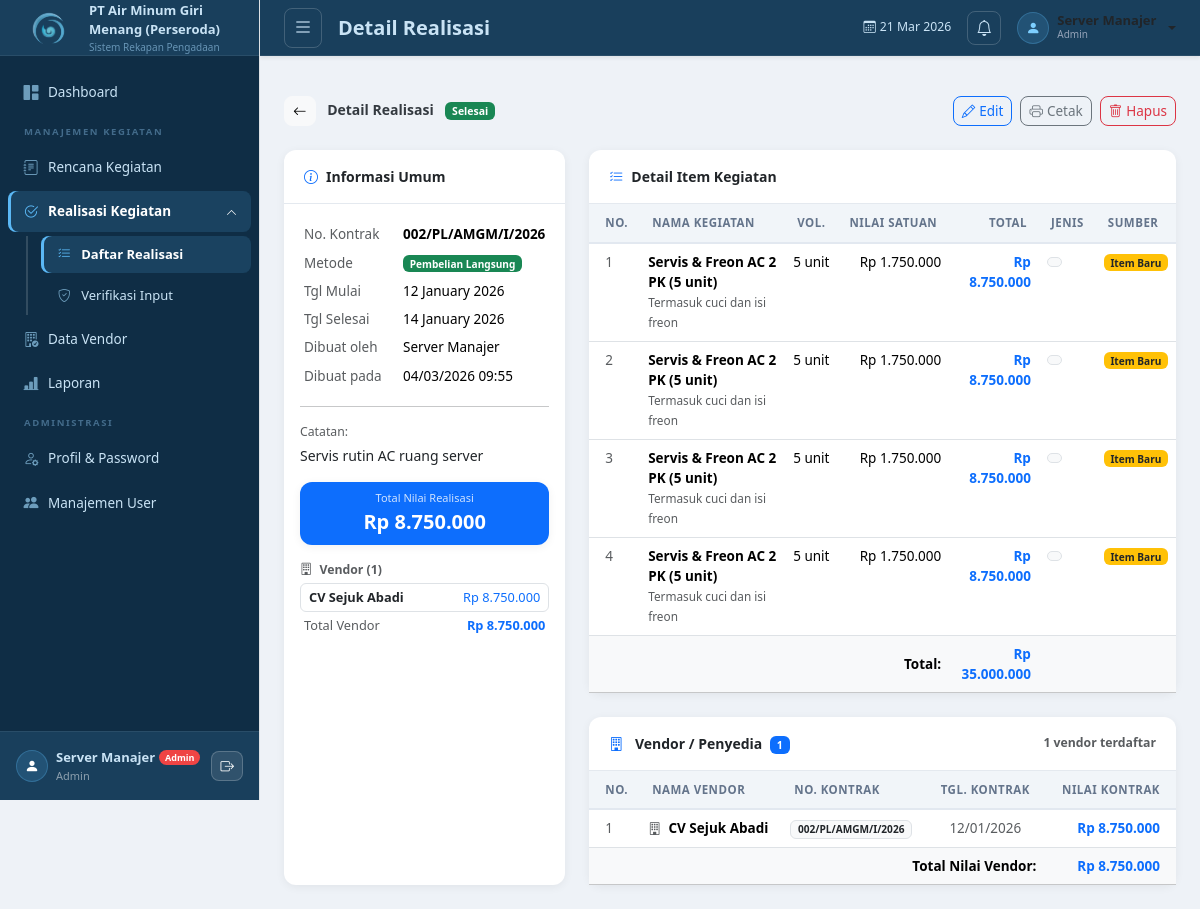
/modules/realisasi/detail.php?id=150 (signed in), run on the app's committed database.
### tables this page shows
CREATE TABLE `realisasi_kegiatan` (
  `id` int(11) NOT NULL,
  `nomor_kontrak` varchar(100) DEFAULT NULL,
  `tanggal_mulai` date NOT NULL,
  `tanggal_selesai` date DEFAULT NULL,
  `status` enum('proses','selesai','batal') DEFAULT 'proses',
  `status_verifikasi` enum('menunggu','disetujui','ditolak') NOT NULL DEFAULT 'menunggu',
  `catatan_verifikasi` text DEFAULT NULL,
  `diverifikasi_oleh` int(11) DEFAULT NULL,
  `tgl_verifikasi` datetime DEFAULT NULL,
  `total_nilai` decimal(20,2) DEFAULT 0.00,
  `metode_pengadaan` enum('pembelian_langsung','tender_terbatas_spk','tender_terbatas_pkp','tender_umum','e_purchasing','swakelola') NOT NULL,
  `catatan` text DEFAULT NULL,
  `created_by` int(11) DEFAULT NULL,
  `created_at` timestamp NOT NULL DEFAULT current_timestamp(),
  `updated_at` timestamp NOT NULL DEFAULT current_timestamp() ON UPDATE current_timestamp()
);

CREATE TABLE `users` (
  `id` int(11) NOT NULL,
  `username` varchar(50) NOT NULL,
  `password` varchar(255) NOT NULL,
  `nama_lengkap` varchar(100) NOT NULL,
  `role` enum('admin','manajer_pengadaan','staf_pengadaan') NOT NULL DEFAULT 'staf_pengadaan',
  `created_at` timestamp NOT NULL DEFAULT current_timestamp()
);

CREATE TABLE `realisasi_vendor` (
  `id` int(11) NOT NULL,
  `realisasi_id` int(11) NOT NULL,
  `nama_vendor` varchar(255) NOT NULL,
  `nomor_kontrak` varchar(100) DEFAULT NULL,
  `tanggal_kontrak` date DEFAULT NULL,
  `nilai_kontrak` decimal(15,2) DEFAULT 0.00,
  `created_at` timestamp NOT NULL DEFAULT current_timestamp()
);

CREATE TABLE `realisasi_detail` (
  `id` int(11) NOT NULL,
  `realisasi_id` int(11) NOT NULL,
  `rencana_id` int(11) DEFAULT NULL,
  `nama_kegiatan` varchar(255) NOT NULL,
  `volume` decimal(15,2) NOT NULL DEFAULT 1.00,
  `satuan` varchar(50) NOT NULL,
  `nilai_satuan` decimal(20,2) NOT NULL DEFAULT 0.00,
  `nilai_anggaran` decimal(20,2) NOT NULL DEFAULT 0.00,
  `jenis_pengadaan` enum('barang','sipil','jasa_konsultan','jasa_lainnya') NOT NULL,
  `keterangan` text DEFAULT NULL
);

### includes/functions.php (called while the page is built, shortened)
<?php
function formatRupiah($angka, $prefix = 'Rp ') {
    return $prefix . number_format((float)$angka, 0, ',', '.');
}
function formatAngka($angka) {
    return number_format((float)$angka, 0, ',', '.');
}
function getLabelMetode($key) {
    return LABEL_METODE[$key] ?? $key;
}
function sanitize($input) {
    return htmlspecialchars(strip_tags(trim($input)), ENT_QUOTES, 'UTF-8');
}
function getVendorByRealisasi($db, $realisasi_id) {
    $id     = (int)$realisasi_id;
    $result = $db->query("
        SELECT * FROM realisasi_vendor
        WHERE realisasi_id = $id
        ORDER BY id ASC
    ");
    $rows = [];
    while ($row = $result->fetch_assoc()) $rows[] = $row;
    return $rows;
}

### modules/realisasi/detail.php (the view, shortened to what this page needs)
<?php
require_once __DIR__ . '/../../includes/functions.php';
$db = getDB();
$id = (int)($_GET['id'] ?? 0);
$realisasi = $db->query("SELECT r.*, u.nama_lengkap FROM realisasi_kegiatan r
                          LEFT JOIN users u ON u.id = r.created_by WHERE r.id = $id")->fetch_assoc();
$details = $db->query("SELECT d.*, rk.nama_kegiatan as rencana_nama, rk.nilai_anggaran as rencana_nilai
    FROM realisasi_detail d
    LEFT JOIN rencana_kegiatan rk ON rk.id = d.rencana_id
    WHERE d.realisasi_id = $id ORDER BY d.id ASC");
$vendors = getVendorByRealisasi($db, $id);
include __DIR__ . '/../../includes/header.php';
?>
<div class="d-flex justify-content-between align-items-center mb-4 flex-wrap gap-2">
    <div>
        <a href="index.php" class="btn btn-sm btn-light me-2"><i class="bi bi-arrow-left"></i></a>
        <span class="fw-bold">Detail Realisasi</span>
        <?php
        $statusColors = ['proses' => 'warning text-dark', 'selesai' => 'success', 'batal' => 'danger'];
        $sc = $statusColors[$realisasi['status']] ?? 'secondary';
        ?>
        <span class="badge bg-<?= $sc ?> ms-2"><?= ucfirst($realisasi['status']) ?></span>
    </div>
    <div class="d-flex gap-2 flex-wrap no-print">
        <a href="form.php?id=<?= $id ?>" class="btn btn-sm btn-outline-primary">
            <i class="bi bi-pencil me-1"></i>Edit
        </a>
        <button onclick="window.print()" class="btn btn-sm btn-outline-secondary">
            <i class="bi bi-printer me-1"></i>Cetak
        </button>
        <button onclick="konfirmasiHapus('hapus.php?id=<?= $id ?>','Realisasi ini')"
                class="btn btn-sm btn-outline-danger">
            <i class="bi bi-trash me-1"></i>Hapus
        </button>
    </div>
</div>
<div class="row g-4">
    <div class="col-lg-4">
        <div class="card h-100">
            <div class="card-header">
                <i class="bi bi-info-circle me-2 text-primary"></i>Informasi Umum
            </div>
            <div class="card-body">
                <table class="table table-sm table-borderless mb-0">
                    <tr>
                        <td class="text-muted" style="width:40%">No. Kontrak</td>
                        <td class="fw-semibold"><?= sanitize($realisasi['nomor_kontrak'] ?: '-') ?></td>
                    </tr>
                    <tr>
                        <td class="text-muted">Metode</td>
                        <td>
                            <?php
                            $c = [
                                'pembelian_langsung'  => 'success',
                                'tender_terbatas_spk' => 'info',
                                'tender_terbatas_pkp' => 'primary',
                                'tender_terbatas'     => 'info',
                                'tender_umum'         => 'danger',
                                'e_purchasing'        => 'warning',
                                'swakelola'           => 'secondary',
                            ];
                            ?>
                            <span class="badge bg-<?= $c[$realisasi['metode_pengadaan']] ?? 'secondary' ?>">
                                <?= getLabelMetode($realisasi['metode_pengadaan']) ?>
                            </span>
                        </td>
                    </tr>
                    <tr>
                        <td class="text-muted">Tgl Mulai</td>
                        <td><?= date('d F Y', strtotime($realisasi['tanggal_mulai'])) ?></td>
                    </tr>
                    <tr>
                        <td class="text-muted">Tgl Selesai</td>
                        <td>
                            <?= $realisasi['tanggal_selesai']
                                ? date('d F Y', strtotime($realisasi['tanggal_selesai']))
                                : '<span class="text-muted">-</span>' ?>
                        </td>
                    </tr>
                    <tr>
                        <td class="text-muted">Dibuat oleh</td>
                        <td><?= sanitize($realisasi['nama_lengkap'] ?? '-') ?></td>
                    </tr>
                    <tr>
                        <td class="text-muted">Dibuat pada</td>
                        <td><?= date('d/m/Y H:i', strtotime($realisasi['created_at'])) ?></td>
                    </tr>
                </table>
                <?php if ($realisasi['catatan']): ?>
                    <hr>
                    <div class="text-muted small mb-1">Catatan:</div>
                    <div><?= nl2br(sanitize($realisasi['catatan'])) ?></div>
                <?php endif; ?>
                <div class="card bg-primary text-white mt-3">
                    <div class="card-body py-2 px-3 text-center">
                        <div style="font-size:11px; opacity:0.8;">Total Nilai Realisasi</div>
                        <div class="fw-bold fs-5"><?= formatRupiah($realisasi['total_nilai']) ?></div>
                    </div>
                </div>
                <?php if (!empty($vendors)): ?>
                <div class="mt-3">
                    <div class="text-muted small fw-semibold mb-1">
                        <i class="bi bi-building me-1"></i>
                        Vendor (<?= count($vendors) ?>)
                    </div>
                    <?php
                    $totalNilaiVendor = array_sum(array_column($vendors, 'nilai_kontrak'));
                    foreach ($vendors as $v): ?>
                        <div class="d-flex justify-content-between align-items-start
                                    border rounded px-2 py-1 mb-1" style="font-size:.8rem;">
                            <span class="fw-semibold text-truncate me-2"
                                  style="max-width:140px;" title="<?= sanitize($v['nama_vendor']) ?>">
                                <?= sanitize($v['nama_vendor']) ?>
                            </span>
                            <span class="text-primary text-nowrap">
                                <?= formatRupiah($v['nilai_kontrak']) ?>
                            </span>
                        </div>
                    <?php endforeach; ?>
                    <div class="d-flex justify-content-between mt-1 px-1" style="font-size:.8rem;">
                        <span class="text-muted">Total Vendor</span>
                        <strong class="text-primary"><?= formatRupiah($totalNilaiVendor) ?></strong>
                    </div>
                </div>
                <?php endif; ?>
            </div>
        </div>
    </div>
    <div class="col-lg-8">
        <div class="card mb-4">
            <div class="card-header">
                <i class="bi bi-list-check me-2 text-primary"></i>Detail Item Kegiatan
            </div>
            <div class="card-body p-0">
                <div class="table-responsive">
                    <table class="table table-hover mb-0">
                        <thead>
                            <tr>
                                <th class="ps-3">No.</th>
                                <th>Nama Kegiatan</th>
                                <th class="text-center">Vol.</th>
                                <th class="text-end">Nilai Satuan</th>
                                <th class="text-end">Total</th>
                                <th>Jenis</th>
                                <th>Sumber</th>
                            </tr>
                        </thead>
                        <tbody>
                            <?php $no = 1; $totalItem = 0; while ($d = $details->fetch_assoc()): $totalItem += $d['nilai_anggaran']; ?>
                            <tr>
                                <td class="ps-3 text-muted"><?= $no++ ?></td>
                                <td>
                                    <div class="fw-semibold"><?= sanitize($d['nama_kegiatan']) ?></div>
                                    <?php if ($d['keterangan']): ?>
                                        <small class="text-muted"><?= sanitize($d['keterangan']) ?></small>
                                    <?php endif; ?>
                                </td>
                                <td class="text-center">
                                    <?= formatAngka($d['volume']) ?> <?= sanitize($d['satuan']) ?>
                                </td>
                                <td class="text-end"><?= formatRupiah($d['nilai_satuan']) ?></td>
                                <td class="text-end fw-semibold text-primary">
                                    <?= formatRupiah($d['nilai_anggaran']) ?>
                                </td>
                                <td>
                                    <span class="badge bg-light text-dark border">
                                    </span>
                                </td>
                                <td>
                                    <?php if ($d['rencana_id']): ?>
                                        <span class="badge bg-primary">Dari Rencana</span>
                                    <?php else: ?>
                                        <span class="badge bg-warning text-dark">Item Baru</span>
                                    <?php endif; ?>
                                </td>
                            </tr>
                            <?php endwhile; ?>
                        </tbody>
                        <tfoot>
                            <tr class="table-light fw-bold">
                                <td colspan="4" class="text-end ps-3">Total:</td>
                                <td class="text-end text-primary"><?= formatRupiah($totalItem) ?></td>
                                <td colspan="2"></td>
                            </tr>
                        </tfoot>
                    </table>
                </div>
            </div>
        </div>
        <?php if (!empty($vendors)): ?>
        <div class="card">
            <div class="card-header d-flex justify-content-between align-items-center">
                <span>
                    <i class="bi bi-building me-2 text-primary"></i>
                    <strong>Vendor / Penyedia</strong>
                    <span class="badge bg-primary ms-1"><?= count($vendors) ?></span>
                </span>
                <span class="text-muted small">
                    <?= count($vendors) ?> vendor terdaftar
                </span>
            </div>
            <div class="card-body p-0">
                <div class="table-responsive">
                    <table class="table table-hover mb-0">
                        <thead class="table-light">
                            <tr>
                                <th class="ps-3" style="width:40px;">No.</th>
                                <th>Nama Vendor</th>
                                <th>No. Kontrak</th>
                                <th class="text-center">Tgl. Kontrak</th>
                                <th class="text-end pe-3">Nilai Kontrak</th>
                            </tr>
                        </thead>
                        <tbody>
                            <?php foreach ($vendors as $i => $v): ?>
                            <tr>
                                <td class="ps-3 text-muted"><?= $i + 1 ?></td>
                                <td>
                                    <div class="fw-semibold">
                                        <i class="bi bi-building text-muted me-1" style="font-size:.8rem;"></i>
                                        <?= sanitize($v['nama_vendor']) ?>
                                    </div>
                                </td>
                                <td>
                                    <?php if ($v['nomor_kontrak']): ?>
                                        <span class="badge bg-light text-dark border">
                                            <?= sanitize($v['nomor_kontrak']) ?>
                                        </span>
                                    <?php else: ?>
                                        <span class="text-muted">-</span>
                                    <?php endif; ?>
                                </td>
                                <td class="text-center text-muted">
                                    <?= $v['tanggal_kontrak']
                                        ? date('d/m/Y', strtotime($v['tanggal_kontrak']))
                                        : '-' ?>
                                </td>
                                <td class="text-end fw-semibold text-primary pe-3">
                                    <?= formatRupiah($v['nilai_kontrak']) ?>
                                </td>
                            </tr>
                            <?php endforeach; ?>
                        </tbody>
                        <tfoot class="table-light">
                            <tr>
                                <td colspan="4" class="text-end fw-bold ps-3">Total Nilai Vendor:</td>
                                <td class="text-end fw-bold text-primary pe-3">
                                    <?= formatRupiah(array_sum(array_column($vendors, 'nilai_kontrak'))) ?>
                                </td>
                            </tr>
                        </tfoot>
                    </table>
                </div>
            </div>
        </div>
        <?php endif; ?>
    </div>
</div>
<?php include __DIR__ . '/../../includes/footer.php'; ?>

### data on the page
realisasi_kegiatan: status "Selesai", nomor_kontrak "002/PL/AMGM/I/2026", metode_pengadaan "Pembelian Langsung", tanggal_mulai "12 January 2026", tanggal_selesai "14 January 2026", created_by.nama_lengkap "Server Manajer", created_at "04/03/2026 09:55", catatan "Servis rutin AC ruang server", total_nilai "Rp 8.750.000"
realisasi_vendor: nama_vendor "CV Sejuk Abadi", nilai_kontrak "Rp 8.750.000", nomor_kontrak "002/PL/AMGM/I/2026", tanggal_kontrak "12/01/2026"
realisasi_detail: nama_kegiatan "Servis & Freon AC 2 PK (5 unit)", keterangan "Termasuk cuci dan isi freon", volume "5", satuan "unit", nilai_satuan "Rp 1.750.000", nilai_anggaran "Rp 8.750.000", shows "Item Baru"
realisasi_detail: nama_kegiatan "Servis & Freon AC 2 PK (5 unit)", keterangan "Termasuk cuci dan isi freon", volume "5", satuan "unit", nilai_satuan "Rp 1.750.000", nilai_anggaran "Rp 8.750.000", shows "Item Baru"
realisasi_detail: nama_kegiatan "Servis & Freon AC 2 PK (5 unit)", keterangan "Termasuk cuci dan isi freon", volume "5", satuan "unit", nilai_satuan "Rp 1.750.000", nilai_anggaran "Rp 8.750.000", shows "Item Baru"
realisasi_detail: nama_kegiatan "Servis & Freon AC 2 PK (5 unit)", keterangan "Termasuk cuci dan isi freon", volume "5", satuan "unit", nilai_satuan "Rp 1.750.000", nilai_anggaran "Rp 8.750.000", shows "Item Baru"

### other printed values
$_SESSION['user_nama'] "Server Manajer"
$roleLabel[0] "Admin"
str_replace('_', ' ', $role) "Admin"
$pageTitle "Detail Realisasi"
$roleInfo[0] "Admin"
count($vendors) "1"
formatRupiah($totalNilaiVendor) "Rp 8.750.000"
formatRupiah($totalItem) "Rp 35.000.000"
formatRupiah(array_sum(array_column($vendors, 'nilai_kontrak'))) "Rp 8.750.000"
